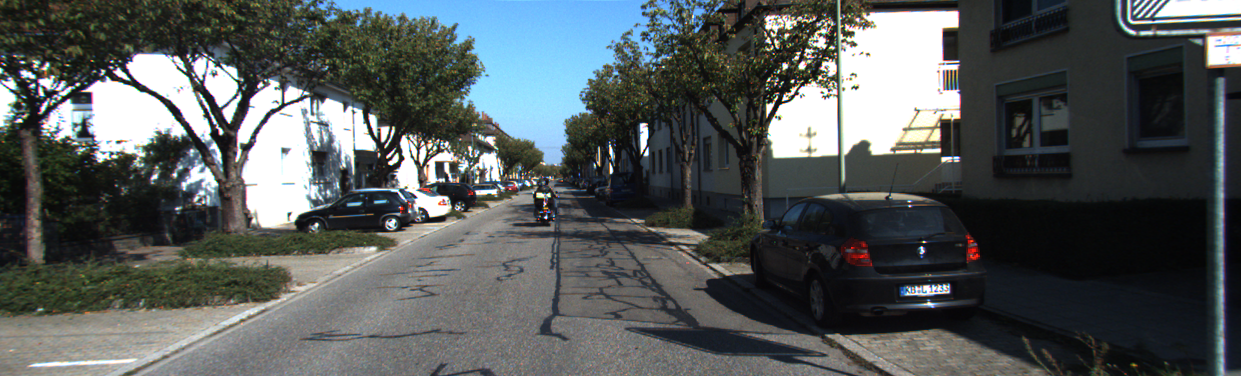
#> input picture images/00/image_2/000000.png, 1241 x 376 px
$ python opticalflow_dense.py
#> lines starting #> are read from the running program, lines starting #| are printed output that depends on the picture; long printed decimals are rounded
### scripts/utils/file_utils.py
from pathlib import Path


def project_root() -> Path:
    # utils/ -> project root (go up 1)
    return Path(__file__).resolve().parent.parent


def resource_path(*parts: str) -> Path:
    """
    Build a path under the project root in an OS-safe way.
    Example: resource_path("config", "config.yaml")
    """
    return project_root().joinpath(*parts)


# [4 lines that do not run on import are left out]

### scripts/opticalflow_dense.py
import cv2
import numpy as np
from utils.file_utils import resource_path


frame1_path = resource_path("../images/00/image_2/000000.png")
frame2_path = resource_path("../images/00/image_2/000001.png")

prev = cv2.imread(frame1_path, cv2.IMREAD_GRAYSCALE)
#> prev: shape (376, 1241); min 3, max 255, mean 87.7
next = cv2.imread(frame2_path, cv2.IMREAD_GRAYSCALE)
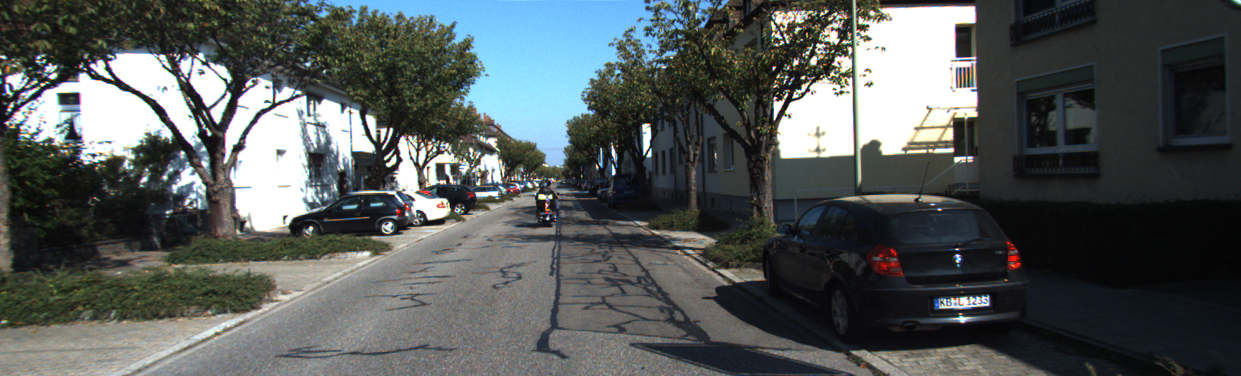
#> input picture images/00/image_2/000001.png, 1241 x 376 px
#> next: shape (376, 1241); min 3, max 255, mean 87.3


# --- 2. Compute dense optical flow ---
flow = cv2.calcOpticalFlowFarneback(
    prev=prev,
    next=next,
    # output flow array (None -> allocate automatically)
    flow=None,
    pyr_scale=0.5,          # image scale (<1) for pyramid
    levels=3,               # number of pyramid levels
    winsize=15,             # averaging window size
    iterations=3,           # iterations per pyramid level
    poly_n=5,               # size of pixel neighborhood
    poly_sigma=1.2,         # std of Gaussian for derivatives
    flags=0                 # usually 0 or cv2.OPTFLOW_FARNEBACK_GAUSSIAN
)


# --- 3. flow is an array of shape (H, W, 2) ---
# flow[...,0] = horizontal displacement (u)
# flow[...,1] = vertical displacement   (v)

print("images shape:", prev.shape)
#| images shape: (376, 1241)
print("Flow shape:", flow.shape)
#| Flow shape: (376, 1241, 2)
print("Example flow vector at center (u,v):", flow[50, 50])
#| Example flow vector at center (u,v): [-30.640    -2.022]


u = flow[..., 0]
v = flow[..., 1]


# --- 4. Visualize optical flow using hue-saturation mapping ---
h, w = prev.shape
#> h = 376; w = 1241
flow_magnitude, flow_angle = cv2.cartToPolar(
    flow[..., 0], flow[..., 1], angleInDegrees=True)

hsv = np.zeros((h, w, 3), np.uint8)
hsv[..., 0] = flow_angle / 2                     # Hue represents direction
hsv[..., 1] = 255                               # Full saturation
hsv[..., 2] = cv2.normalize(flow_magnitude, None, 0,
                            255, cv2.NORM_MINMAX)  # Value = magnitude
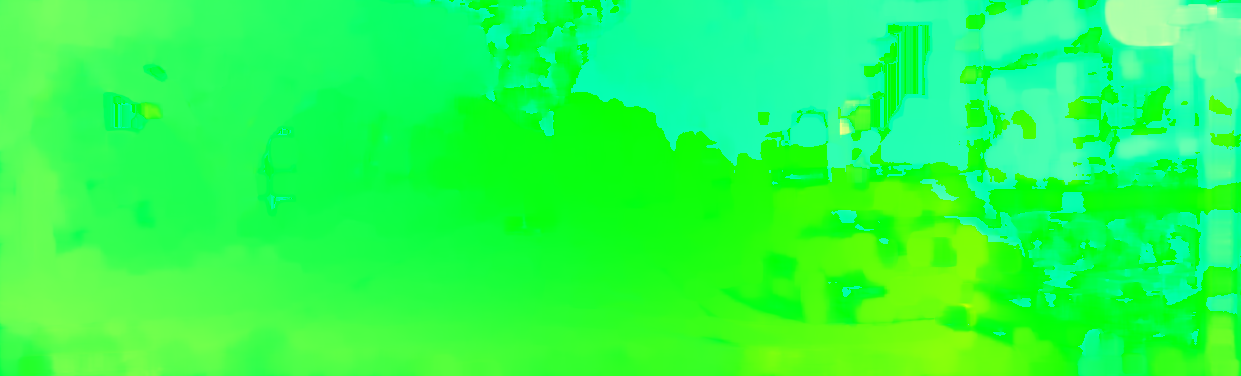
#> hsv: shape (376, 1241, 3); mean of channels 0, 1, 2 78.5, 255, 40.7; drawn as B, G, R
flow_bgr = cv2.cvtColor(hsv, cv2.COLOR_HSV2BGR)
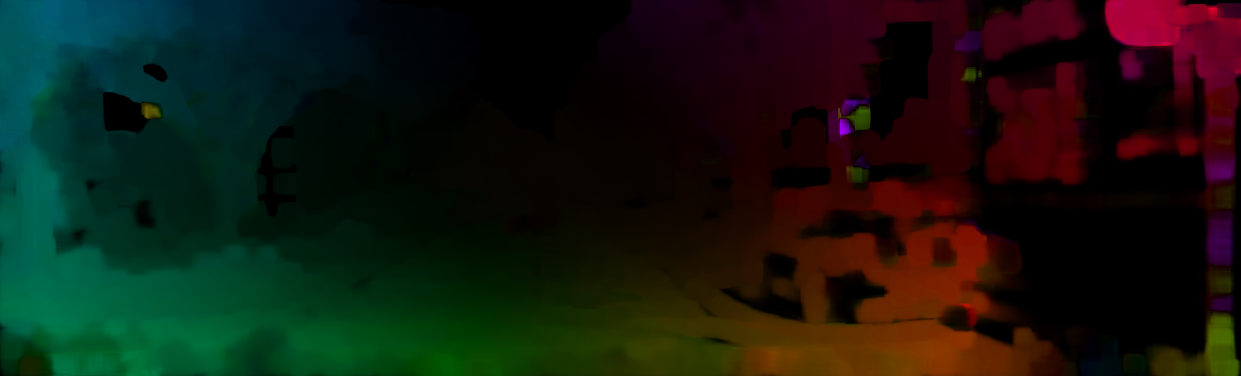
#> flow_bgr: shape (376, 1241, 3); mean B, G, R 15.5, 24.8, 20.5


# --- 5. Visualize dense flow with arrows ---
# Sample every k-th pixel to avoid clutter
step = 20  # sample every 20 pixels
frame_with_arrows = cv2.cvtColor(prev, cv2.COLOR_GRAY2BGR)

for y in range(0, h, step):
    for x in range(0, w, step):
        # Get flow vector at this pixel
        fx = u[y, x]
        fy = v[y, x]

        # Skip if flow is too small (noise)
        if np.sqrt(fx**2 + fy**2) < 1.0:
            continue

        # Calculate end point
        x_end = int(x + fx)
        y_end = int(y + fy)

        # Draw arrow from current position to flow destination
        cv2.arrowedLine(frame_with_arrows, (x, y), (x_end, y_end),
                        (0, 255, 0), 1, tipLength=0.3)
        # Draw circle at starting point
        cv2.circle(frame_with_arrows, (x, y), 2, (0, 0, 255), -1)
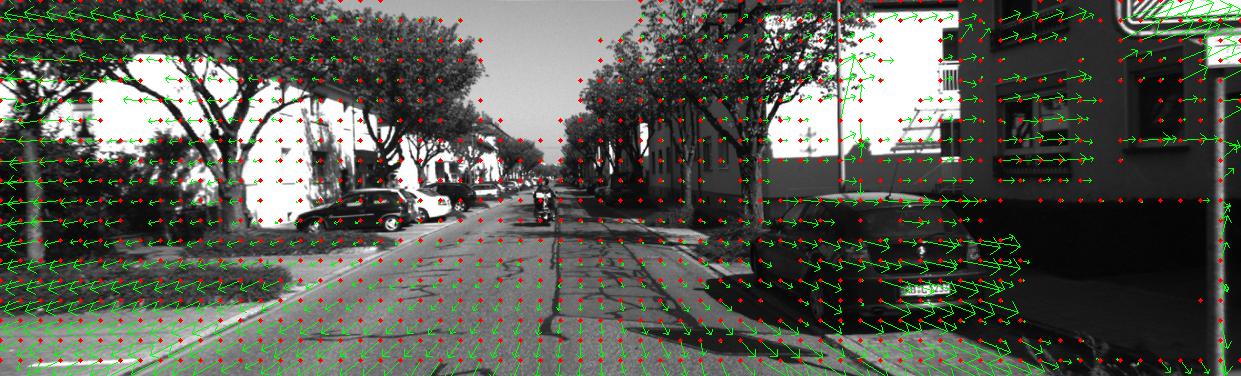
#> frame_with_arrows: shape (376, 1241, 3); mean B, G, R 81.8, 91.5, 88.8


# --- 6. Warp prev frame using the flow ---
# Create meshgrid of coordinates
h, w = prev.shape
y_coords, x_coords = np.mgrid[0:h, 0:w].astype(np.float32)

# Reconstruct `next` from `prev` by backward warping: for each destination
# pixel (x, y) we sample `prev` at (x - u, y - v). Farneback flow is defined
# on prev's grid (prev pixel (x, y) moves to (x + u, y + v) in next), so the
# backward map uses the NEGATIVE flow. Using +u/+v here would not match `next`.
map_x = x_coords - u
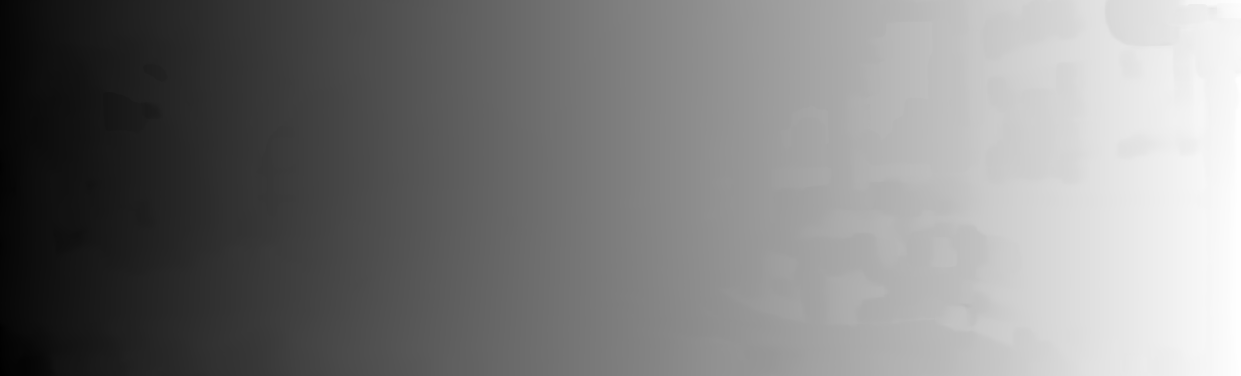
#> map_x: shape (376, 1241) float32; min 0.411, max 1240.1, mean 620; drawn with min black and max white
map_y = y_coords - v
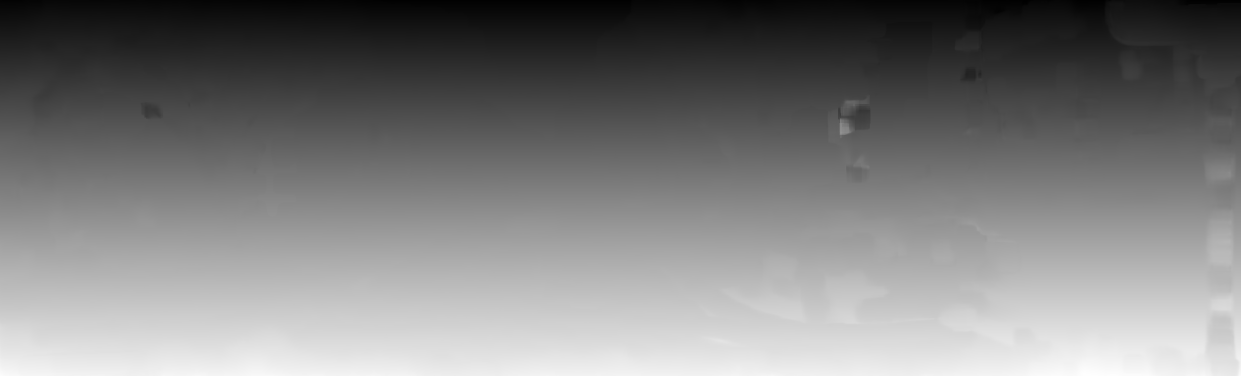
#> map_y: shape (376, 1241) float32; min -2.69, max 378.4, mean 184.5; drawn with min black and max white

# Sample prev at the shifted coordinates; result should resemble `next`.
warped_prev = cv2.remap(prev, map_x, map_y, cv2.INTER_LINEAR)

# Calculate difference to see warping error
diff = cv2.absdiff(next, warped_prev)
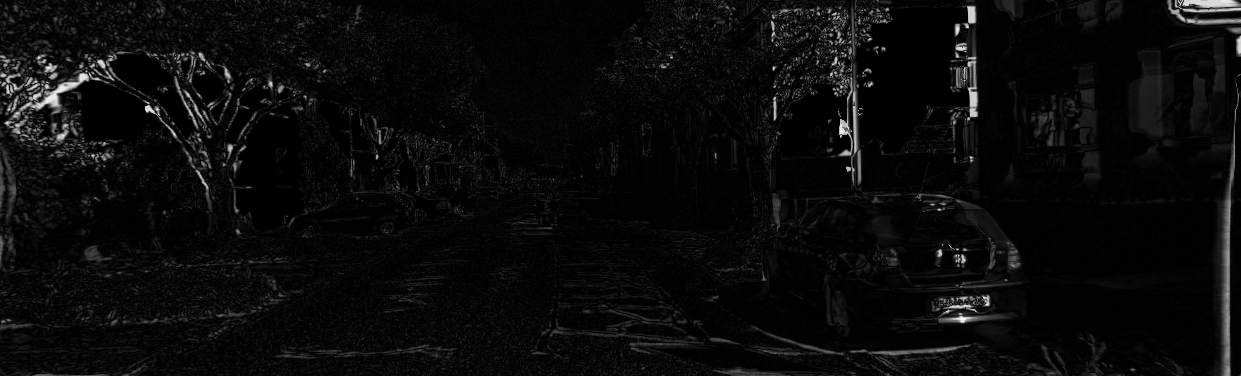
#> diff: shape (376, 1241); min 0, max 249, mean 10.7

# --- 7. Display results ---
cv2.imshow('1. Previous frame', prev)
cv2.imshow('2. Next frame', next)
cv2.imshow('3. Optical flow (HSV)', flow_bgr)
cv2.imshow('4. Optical Flow (Dense - Arrows)', frame_with_arrows)
cv2.imshow('5. Warped Previous frame', warped_prev)
cv2.imshow('6. Difference (Next - Warped Prev)', diff)
cv2.waitKey(0)
cv2.destroyAllWindows()
